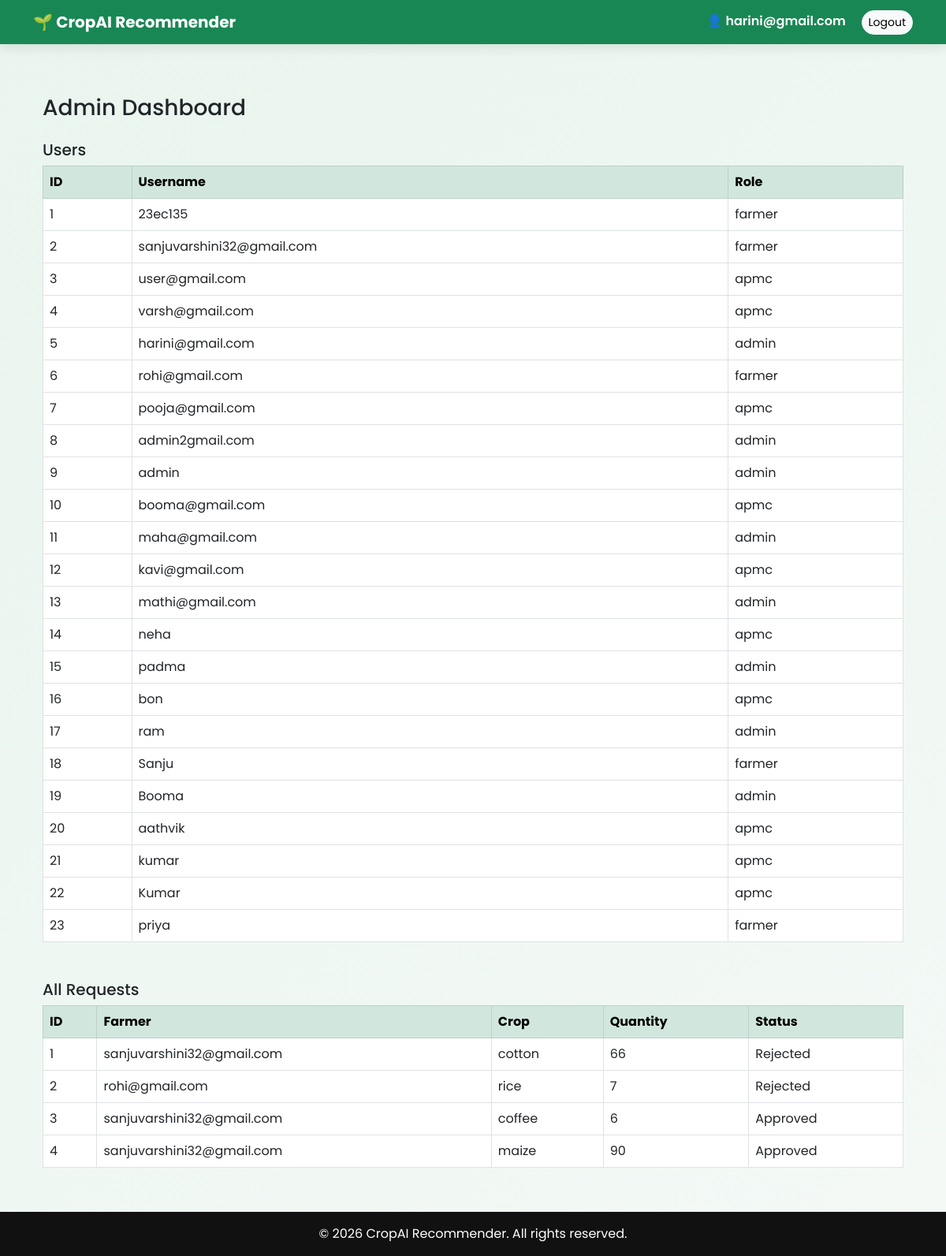
Screenshot of /admin (signed in) with the database file from the repository.
### tables this page shows
CREATE TABLE users (
    id INTEGER PRIMARY KEY AUTOINCREMENT,
    username TEXT UNIQUE,
    password TEXT,
    role TEXT
);

CREATE TABLE requests (
    id INTEGER PRIMARY KEY AUTOINCREMENT,
    farmer TEXT,
    crop TEXT,
    quantity INTEGER,
    status TEXT
);

### app.py (the view)
@app.route("/admin")
def admin():
    if session.get("role") != "admin":
        return redirect("/login")
    conn = get_db()
    users = conn.execute("SELECT * FROM users").fetchall()
    requests = conn.execute("SELECT * FROM requests").fetchall()
    conn.close()
    return render_template("admin_dashboard.html",
                           users=users,
                           requests=requests)

### app.py (called while the page is built)
def get_db():
    conn = sqlite3.connect("database.db", timeout=10)
    conn.row_factory = sqlite3.Row
    return conn

### templates/admin_dashboard.html
{% extends "base.html" %}
{% block content %}
<div class="container mt-4">
<h3>Admin Dashboard</h3>
<h5 class="mt-4">Users</h5>
<table class="table table-bordered">
<thead class="table-success">
<tr>
<th>ID</th>
<th>Username</th>
<th>Role</th>
</tr>
</thead>
<tbody>
{% for u in users %}
<tr>
<td>{{ u.id }}</td>
<td>{{ u.username }}</td>
<td>{{ u.role }}</td>
</tr>
{% endfor %}
</tbody>
</table>
<h5 class="mt-5">All Requests</h5>
<table class="table table-bordered">
<thead class="table-success">
<tr>
<th>ID</th>
<th>Farmer</th>
<th>Crop</th>
<th>Quantity</th>
<th>Status</th>
</tr>
</thead>
<tbody>
{% for r in requests %}
<tr>
<td>{{ r.id }}</td>
<td>{{ r.farmer }}</td>
<td>{{ r.crop }}</td>
<td>{{ r.quantity }}</td>
<td>{{ r.status }}</td>
</tr>
{% endfor %}
</tbody>
</table>
</div>
{% endblock %}

### templates/base.html (shortened to what this page needs)
<!DOCTYPE html>
<html lang="en">
<head>
    <link href="https://cdn.jsdelivr.net/npm/bootstrap@5.3.0/dist/css/bootstrap.min.css" rel="stylesheet">
</head>
<body>
<nav class="navbar navbar-expand-lg navbar-dark bg-success">
  <div class="container">
    <a class="navbar-brand fw-bold" href="/">🌱 CropAI Recommender</a>
    <div class="ms-auto">
      {% if session.get("user") %}
        <span class="text-white me-3 fw-semibold">
            👤 {{ session.get("user") }}
        </span>
        <a href="/logout" class="btn btn-light btn-sm rounded-pill">Logout</a>
      {% else %}
        <a href="/login" class="btn btn-light btn-sm rounded-pill">Login</a>
      {% endif %}
    </div>
  </div>
</nav>
<div class="container container-main">
    {% block content %}{% endblock %}
</div>
<footer class="text-center p-3">
    © 2026 CropAI Recommender. All rights reserved.
</footer>
</body>
</html>

### templates/base.html (style rules this page uses)
body { font-family: 'Poppins', sans-serif; background: linear-gradient(135deg, #e9f5ee, #f4f9f6); min-height: 100vh; display: flex; flex-direction: column; }
.navbar { box-shadow: 0 4px 15px rgba(0,0,0,0.1); }
footer { background: #111; color: white; margin-top: auto; }
.container-main { margin-top: 40px; margin-bottom: 40px; }

### rows the page displays
users: get "harini@gmail.com", id "5", username "harini@gmail.com", role "admin"
users: id "1", username "23ec135", role "farmer"
users: id "2", username "sanjuvarshini32@gmail.com", role "farmer"
users: id "3", username "user@gmail.com", role "apmc"
users: id "4", username "varsh@gmail.com", role "apmc"
users: id "6", username "rohi@gmail.com", role "farmer"
users: id "7", username "pooja@gmail.com", role "apmc"
users: id "8", username "admin2gmail.com", role "admin"
users: id "9", username "admin", role "admin"
users: id "10", username "booma@gmail.com", role "apmc"
users: id "11", username "maha@gmail.com", role "admin"
users: id "12", username "kavi@gmail.com", role "apmc"
users: id "13", username "mathi@gmail.com", role "admin"
users: id "14", username "neha", role "apmc"
users: id "15", username "padma", role "admin"
users: id "16", username "bon", role "apmc"
users: id "17", username "ram", role "admin"
users: id "18", username "Sanju", role "farmer"
users: id "19", username "Booma", role "admin"
users: id "20", username "aathvik", role "apmc"
users: id "21", username "kumar", role "apmc"
users: id "22", username "Kumar", role "apmc"
users: id "23", username "priya", role "farmer"
requests: id "1", farmer "sanjuvarshini32@gmail.com", crop "cotton", quantity "66", status "Rejected"
requests: id "2", farmer "rohi@gmail.com", crop "rice", quantity "7", status "Rejected"
requests: id "3", farmer "sanjuvarshini32@gmail.com", crop "coffee", quantity "6", status "Approved"
requests: id "4", farmer "sanjuvarshini32@gmail.com", crop "maize", quantity "90", status "Approved"
